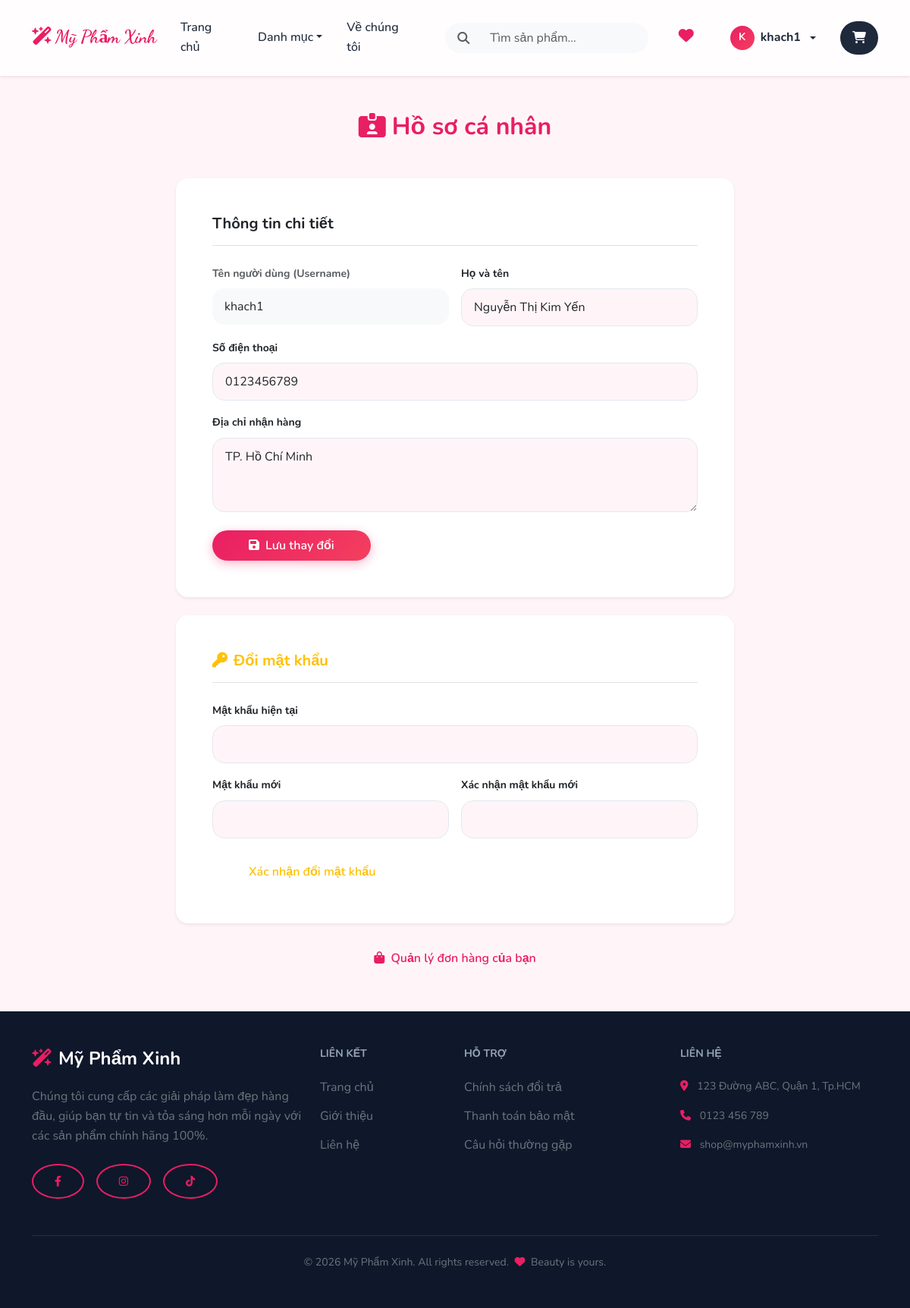
Page /index.php?page=profile (signed in) on the committed database.
### tables this page shows
CREATE TABLE `users` (
  `id` int(11) NOT NULL AUTO_INCREMENT,
  `username` varchar(100) NOT NULL,
  `password` varchar(255) NOT NULL,
  `fullname` varchar(255) DEFAULT NULL,
  `phone` varchar(20) DEFAULT NULL,
  `address` text DEFAULT NULL,
  `email` varchar(255) DEFAULT NULL,
  `role` varchar(20) DEFAULT 'user',
  PRIMARY KEY (`id`),
  UNIQUE KEY `username` (`username`),
  UNIQUE KEY `email` (`email`)
);

### views/profile.php (the view, shortened to what this page needs)
<?php
$username = $_SESSION['user'];
$stmt = $conn->prepare("SELECT * FROM users WHERE username = ?");
$stmt->execute([$username]);
$user = $stmt->fetch();
?>
<?php include 'layout/header.php'; ?>
<div class="container py-5">
    <div class="row justify-content-center">
        <div class="col-lg-8">
            <h2 class="fw-bold mb-5 text-center text-pink"><i class="fa-solid fa-id-card-clip me-2"></i>Hồ sơ cá nhân</h2>
            <div class="card border-0 shadow-sm rounded-4 mb-4">
                <div class="card-body p-4 p-md-5">
                    <h5 class="fw-bold mb-4 border-bottom pb-3">Thông tin chi tiết</h5>
                    <form method="POST">
                        <div class="row g-3">
                            <div class="col-md-6">
                                <label class="form-label small fw-bold text-muted">Tên người dùng (Username)</label>
                                <input type="text" class="form-control bg-light border-0" value="<?= htmlspecialchars($user['username']) ?>" readonly>
                            </div>
                            <div class="col-md-6">
                                <label class="form-label small fw-bold">Họ và tên</label>
                                <input type="text" name="fullname" class="form-control" value="<?= htmlspecialchars($user['fullname'] ?? '') ?>" placeholder="Nhập họ tên đầy đủ">
                            </div>
                            <div class="col-md-12">
                                <label class="form-label small fw-bold">Số điện thoại</label>
                                <input type="tel" name="phone" class="form-control" value="<?= htmlspecialchars($user['phone'] ?? '') ?>" placeholder="Nhập số điện thoại">
                            </div>
                            <div class="col-md-12">
                                <label class="form-label small fw-bold">Địa chỉ nhận hàng</label>
                                <textarea name="address" class="form-control" rows="3" placeholder="Số nhà, đường, phường, quận..."><?= htmlspecialchars($user['address'] ?? '') ?></textarea>
                            </div>
                            <div class="col-12 mt-4">
                                <button type="submit" name="update_profile" class="btn btn-pink px-5 py-2 rounded-pill">
                                    <i class="fa-solid fa-floppy-disk me-2"></i>Lưu thay đổi
                                </button>
                            </div>
                        </div>
                    </form>
                </div>
            </div>
            <div class="card border-0 shadow-sm rounded-4 mb-4">
                <div class="card-body p-4 p-md-5">
                    <h5 class="fw-bold mb-4 border-bottom pb-3 text-warning"><i class="fa-solid fa-key me-2"></i>Đổi mật khẩu</h5>
                    <form method="POST">
                        <div class="row g-3">
                            <div class="col-md-12">
                                <label class="form-label small fw-bold">Mật khẩu hiện tại</label>
                                <input type="password" name="old_password" class="form-control" required>
                            </div>
                            <div class="col-md-6">
                                <label class="form-label small fw-bold">Mật khẩu mới</label>
                                <input type="password" name="new_password" class="form-control" required>
                            </div>
                            <div class="col-md-6">
                                <label class="form-label small fw-bold">Xác nhận mật khẩu mới</label>
                                <input type="password" name="confirm_password" class="form-control" required>
                            </div>
                            <div class="col-12 mt-4">
                                <button type="submit" name="change_password" class="btn btn-outline-warning px-5 py-2 rounded-pill">
                                    Xác nhận đổi mật khẩu
                                </button>
                            </div>
                        </div>
                    </form>
                </div>
            </div>
            <div class="text-center">
                <a href="?page=my_orders" class="btn btn-link text-pink text-decoration-none">
                    <i class="fa-solid fa-bag-shopping me-1"></i> Quản lý đơn hàng của bạn
                </a>
            </div>
        </div>
    </div>
</div>
<?php include 'layout/footer.php'; ?>

### public/assets/style.css (style rules this page uses)
:root { --primary: #e91e63; --primary-light: #ffebf1; --primary-dark: #ad1457; --secondary: #6366f1; --accent: #f43f5e; --background: #fff5f8; --surface: #ffffff; --text-main: #1e293b; --text-muted: #64748b; --border: #e2e8f0; --radius-sm: 8px; --radius-md: 16px; --radius-lg: 24px; --radius-xl: 40px; --shadow-sm: 0 1px 2px 0 rgb(0 0 0 / 0.05); --shadow-md: 0 4px 6px -1px rgb(0 0 0 / 0.1), 0 2px 4px -2px rgb(0 0 0 / 0.1); --shadow-lg: 0 10px 15px -3px rgb(0 0 0 / 0.1), 0 4px 6px -4px rgb(0 0 0 / 0.1); --transition: all 0.3s cubic-bezier(0.4, 0, 0.2, 1); }
* { margin: 0; padding: 0; box-sizing: border-box; }
body { font-family: 'Nunito', sans-serif; background-color: var(--background); color: var(--text-main); line-height: 1.6; }
.btn { padding: 0.625rem 1.5rem; border-radius: var(--radius-md); font-weight: 600; transition: var(--transition); border: none; }
.btn-pink { background: linear-gradient(135deg, var(--primary), var(--accent)); color: white !important; box-shadow: 0 4px 14px 0 rgba(233, 30, 99, 0.3); }
.form-control, .form-select { padding: 0.75rem 1rem; border-radius: var(--radius-md); border: 1px solid var(--border); background-color: var(--background); transition: var(--transition); }
.text-pink { color: var(--primary) !important; }
.card { border-radius: var(--radius-lg); border: 1px solid var(--border); overflow: hidden; }

### views/layout/header.php (style rules this page uses)
body { font-family: 'Nunito', sans-serif; }

### rows in the picture
users: username "khach1", fullname "Nguyễn Thị Kim Yến", phone "0123456789", address "TP. Hồ Chí Minh"

### other values in the picture
substr($_SESSION['user'], 0, 1) "K"
$_SESSION['user'] "khach1"
